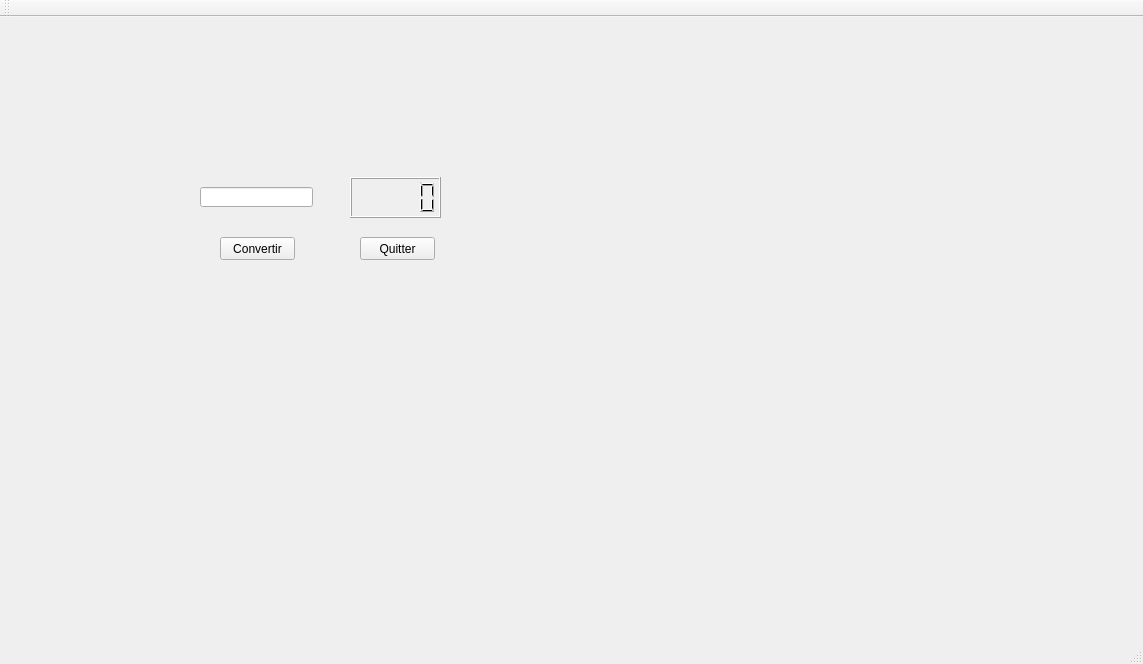
<?xml version="1.0" encoding="UTF-8"?>
<ui version="4.0">
 <class>MainWindow</class>
 <widget class="QMainWindow" name="MainWindow">
  <property name="geometry">
   <rect>
    <x>0</x>
    <y>0</y>
    <width>1143</width>
    <height>664</height>
   </rect>
  </property>
  <property name="windowTitle">
   <string>MainWindow</string>
  </property>
  <widget class="QWidget" name="centralWidget">
   <widget class="QPushButton" name="But_convertir">
    <property name="geometry">
     <rect>
      <x>220</x>
      <y>220</y>
      <width>75</width>
      <height>23</height>
     </rect>
    </property>
    <property name="text">
     <string>Convertir</string>
    </property>
   </widget>
   <widget class="QPushButton" name="pushButton_2">
    <property name="geometry">
     <rect>
      <x>360</x>
      <y>220</y>
      <width>75</width>
      <height>23</height>
     </rect>
    </property>
    <property name="text">
     <string>Quitter</string>
    </property>
   </widget>
   <widget class="QLCDNumber" name="LCD_resultats_Far">
    <property name="geometry">
     <rect>
      <x>350</x>
      <y>160</y>
      <width>91</width>
      <height>41</height>
     </rect>
    </property>
   </widget>
   <widget class="QLineEdit" name="saisie">
    <property name="geometry">
     <rect>
      <x>200</x>
      <y>170</y>
      <width>113</width>
      <height>20</height>
     </rect>
    </property>
   </widget>
  </widget>
  <widget class="QMenuBar" name="menuBar">
   <property name="geometry">
    <rect>
     <x>0</x>
     <y>0</y>
     <width>1143</width>
     <height>21</height>
    </rect>
   </property>
  </widget>
  <widget class="QToolBar" name="mainToolBar">
   <attribute name="toolBarArea">
    <enum>TopToolBarArea</enum>
   </attribute>
   <attribute name="toolBarBreak">
    <bool>false</bool>
   </attribute>
  </widget>
  <widget class="QStatusBar" name="statusBar"/>
 </widget>
 <layoutdefault spacing="6" margin="11"/>
 <resources/>
 <connections>
  <connection>
   <sender>pushButton_2</sender>
   <signal>clicked()</signal>
   <receiver>MainWindow</receiver>
   <slot>close()</slot>
   <hints>
    <hint type="sourcelabel">
     <x>397</x>
     <y>264</y>
    </hint>
    <hint type="destinationlabel">
     <x>571</x>
     <y>331</y>
    </hint>
   </hints>
  </connection>
 </connections>
</ui>
